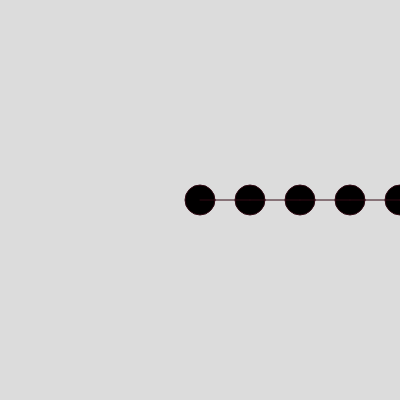
Frame 1 (no input)
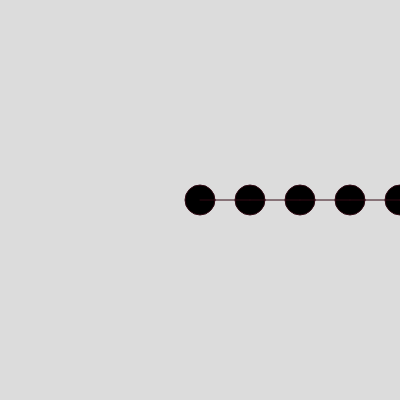
Frame 60 (no input)
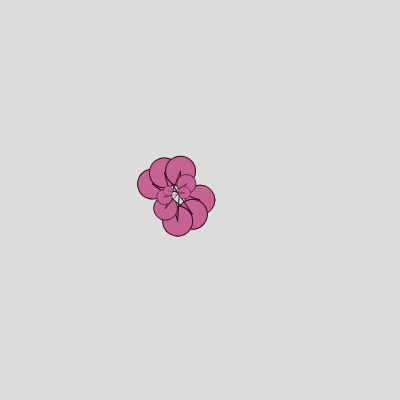
Frame 120 (the mouse pressed at the canvas centre since frame 60)

The p5.js sketch that drew these frames (run headless with seeded random() and noise() and a simulated clock; from frame 60 on, the mouse is pressed at the canvas centre):

// p5.js sketch
// ── sketch.js
function setup() {
  createCanvas(400, 400);
  angleMode(DEGREES)
}
let x = 0;
function draw() {
  x = lerp(x,mouseX, 0.08)
  background(220);
  fill(randomGaussian(x), randomGaussian(x-100),randomGaussian(x-50))
  stroke(50,10,20)
  translate(width/2, height/2);
  ellipse(0,0,30);
  rotate(x);
  translate(50,0);
  ellipse(0,0,30);
  line(0,0,-50,0);
  rotate(x);
  translate(50,0);
  ellipse(0,0,30);
  line(0,0,-50,0);
  rotate(x);
  translate(50,0);
  ellipse(0,0,30);
  line(0,0,-50,0);
    rotate(x);
  translate(50,0);
  ellipse(0,0,30);
  line(0,0,-50,0);
    rotate(x);
  translate(50,0);
  ellipse(0,0,30);
  line(0,0,-50,0);
  scale(0.8);
      rotate(x);
  translate(50,0);
  ellipse(0,0,30);
  line(0,0,-50,0);
  scale(0.8);    rotate(x);
  translate(50,0);
  ellipse(0,0,30);
  line(0,0,-50,0);
  scale(0.8);    rotate(x);
  translate(50,0);
  ellipse(0,0,30);
  line(0,0,-50,0);
  scale(0.8);
      rotate(x);
  translate(50,0);
  ellipse(0,0,30);
  line(0,0,-50,0);
  scale(0.8);
      rotate(x);
  translate(50,0);
  ellipse(0,0,30);
  line(0,0,-50,0);
  scale(0.8);

}
